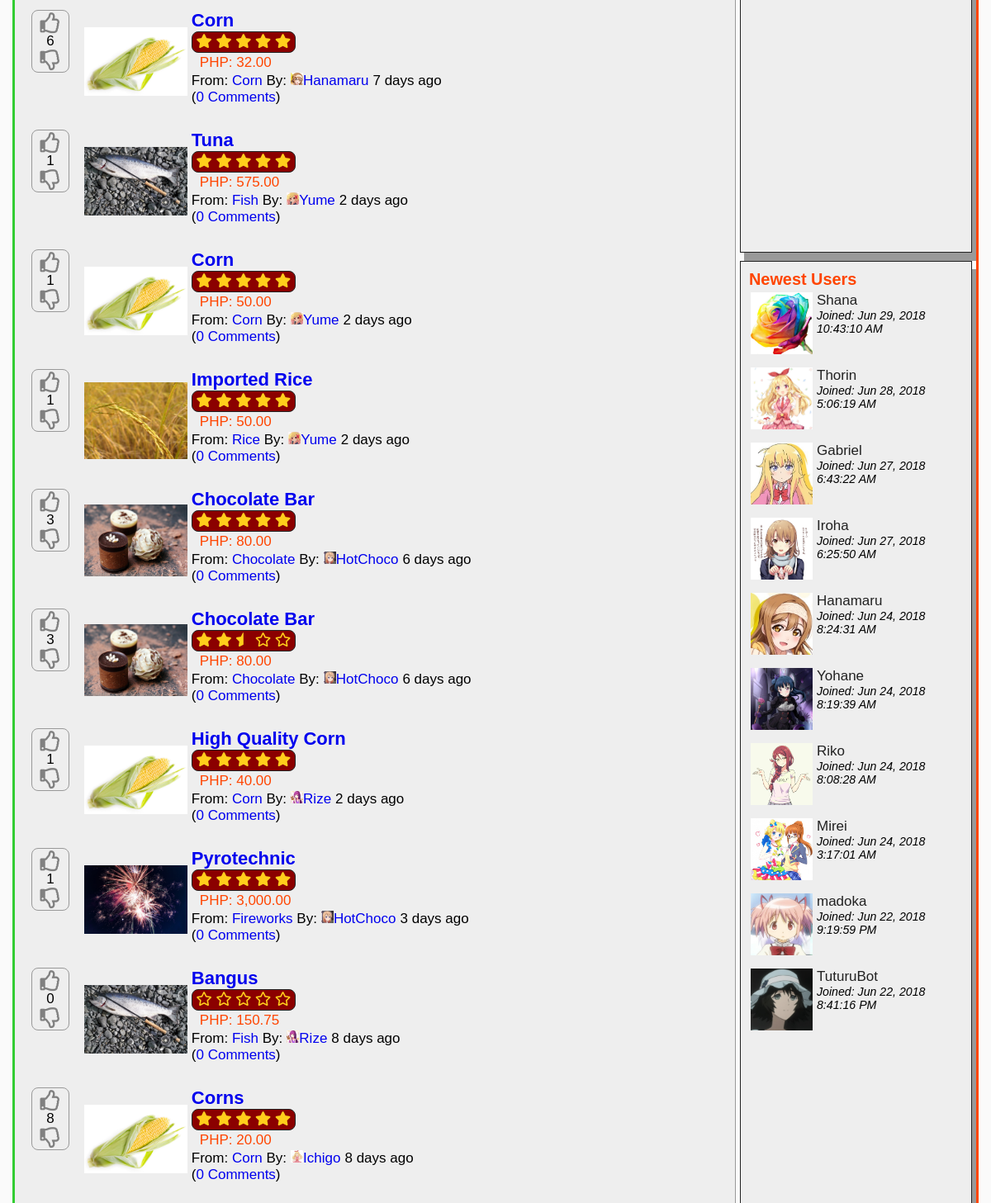
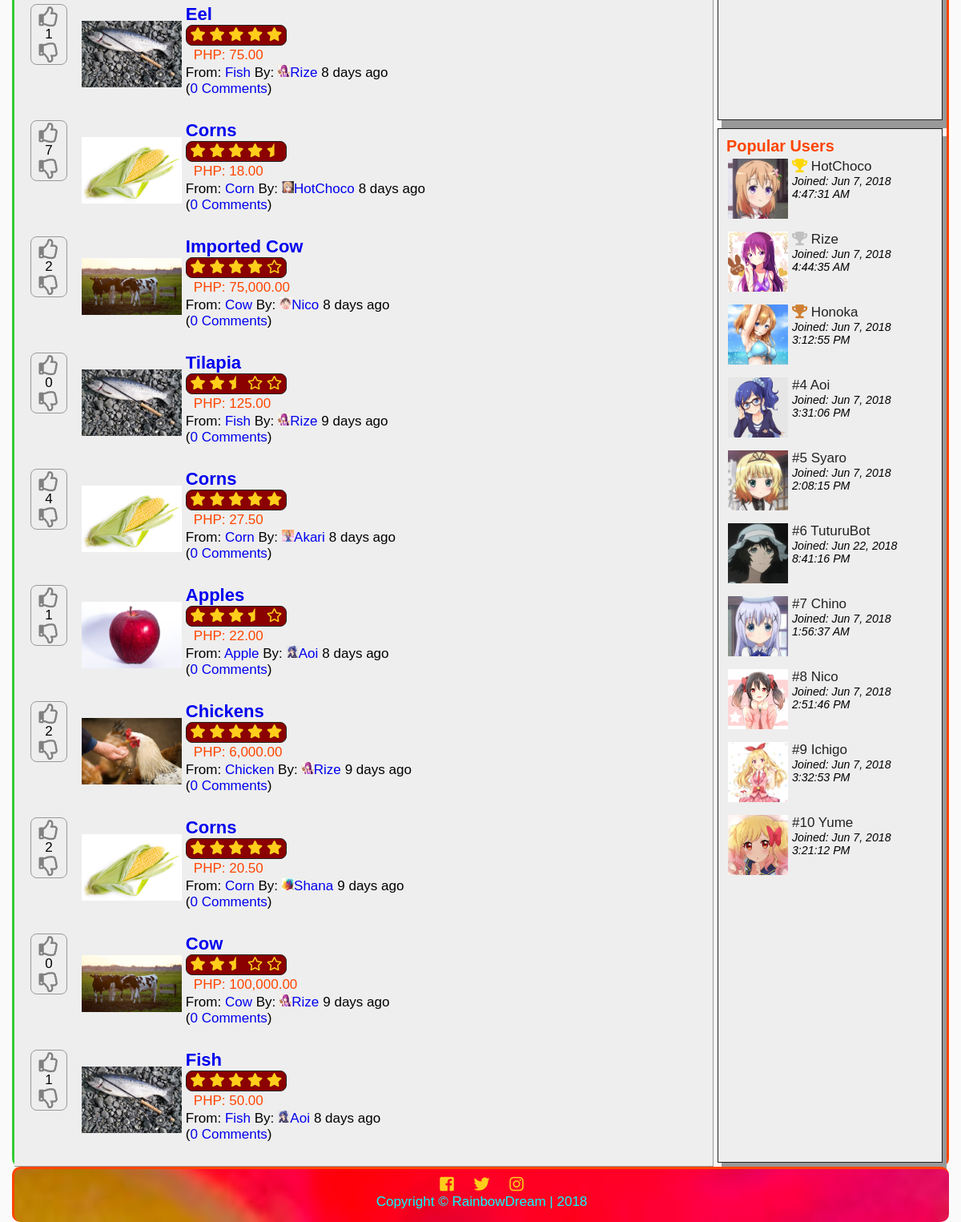
Before: / (lower part) with the older database file (2 pictures, top to bottom).
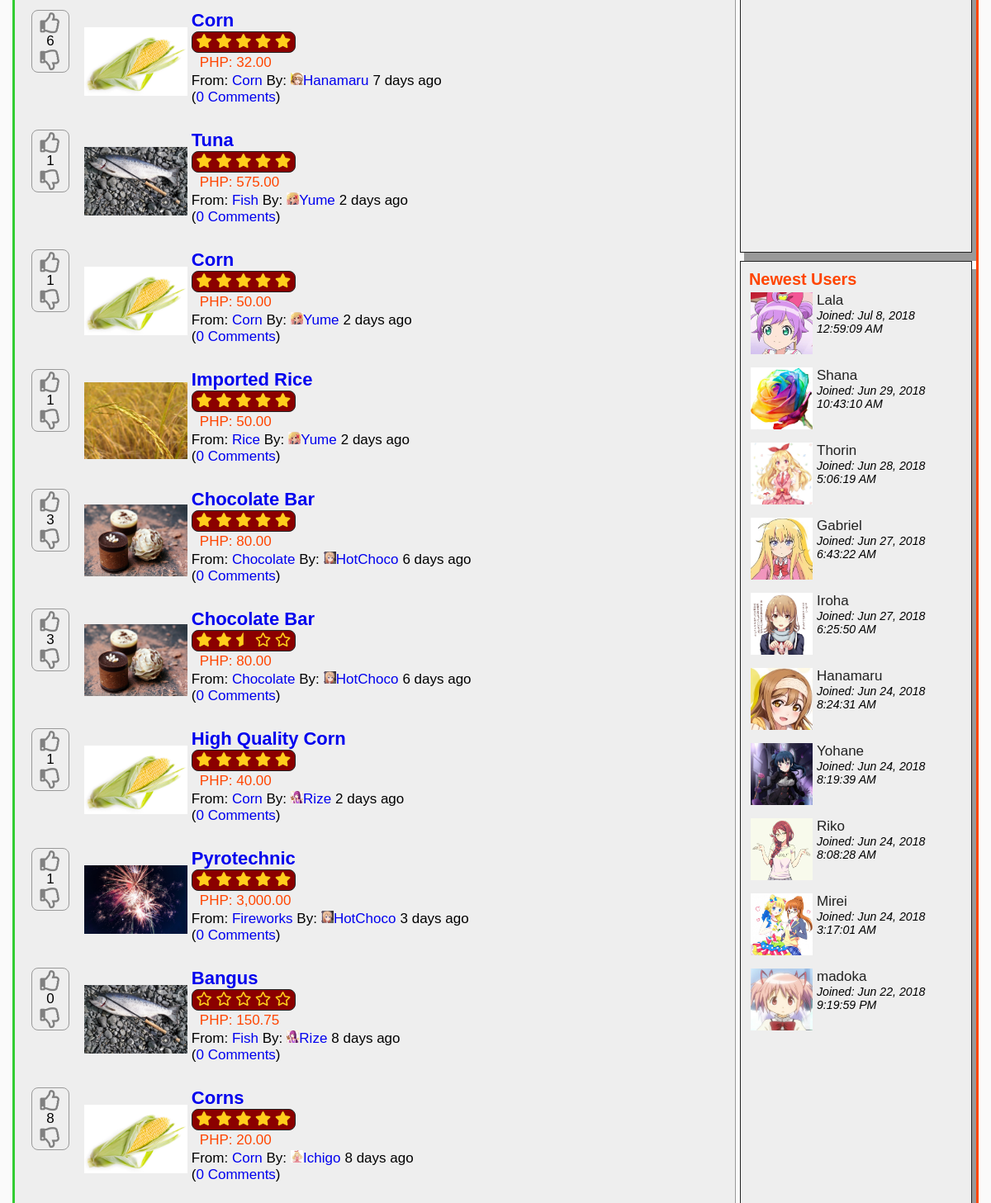
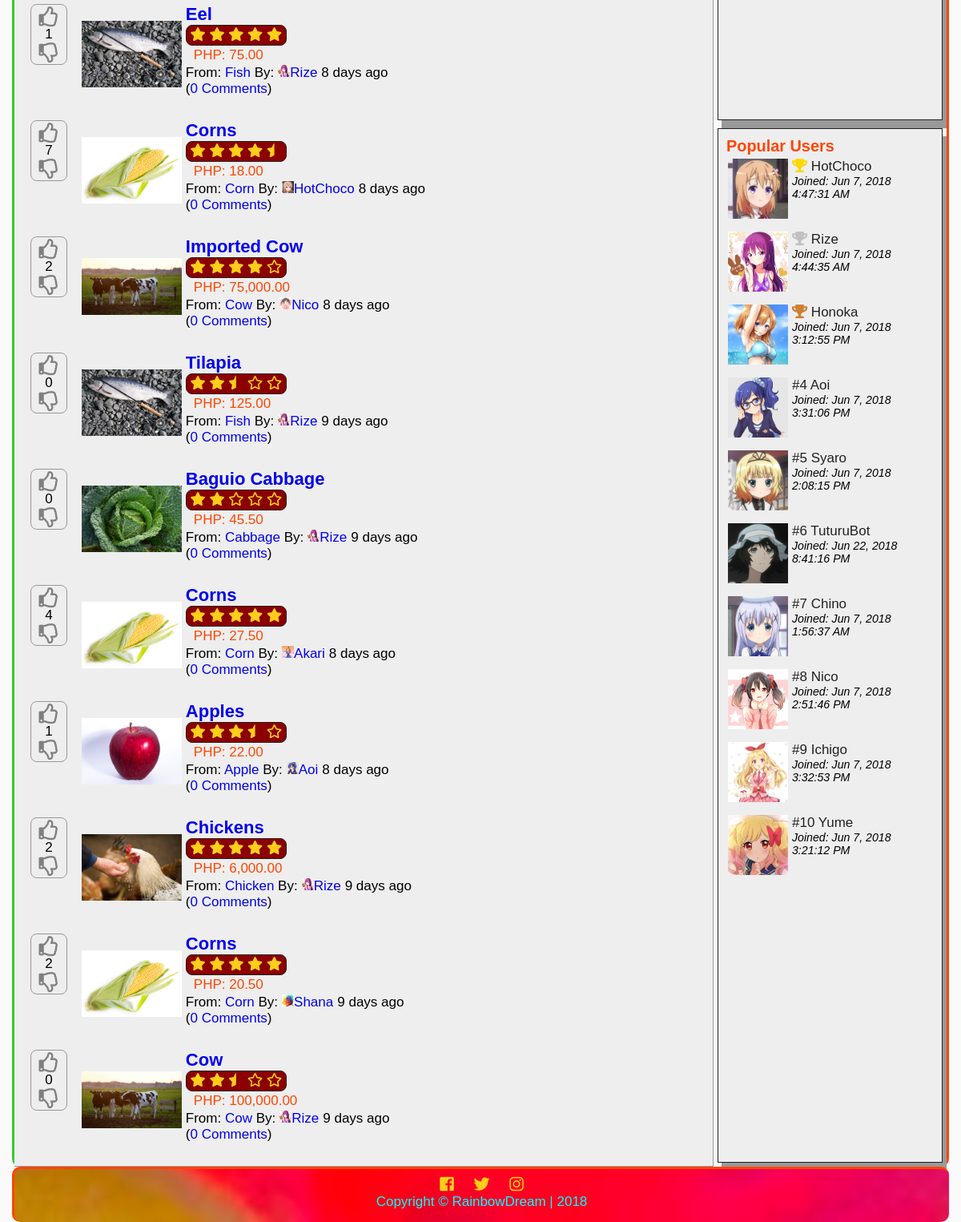
After: the same page with the newer database file (2 pictures, top to bottom).
### tables this page shows
CREATE TABLE `tblpost` (
  `postid` int(11) NOT NULL,
  `forumid` int(11) NOT NULL,
  `title` varchar(150) NOT NULL,
  `datecreated` datetime DEFAULT NULL,
  `description` text NOT NULL,
  `price` decimal(10,2) NOT NULL,
  `img` varchar(150) NOT NULL,
  `starter` int(11) NOT NULL,
  `score` int(11) NOT NULL,
  `views` int(11) NOT NULL,
  `comments` int(11) NOT NULL
);

CREATE TABLE `tblforum` (
  `forumid` int(11) NOT NULL,
  `title` varchar(100) NOT NULL,
  `name` varchar(100) NOT NULL,
  `datecreated` datetime DEFAULT NULL,
  `description` varchar(255) NOT NULL,
  `creator` int(11) NOT NULL,
  `views` int(11) NOT NULL,
  `subscriber` int(11) NOT NULL
);

CREATE TABLE `tbluser` (
  `userid` int(11) NOT NULL,
  `username` varchar(100) NOT NULL,
  `password` varchar(100) NOT NULL,
  `firstname` varchar(100) NOT NULL,
  `middlename` varchar(100) NOT NULL,
  `lastname` varchar(100) NOT NULL,
  `birthday` varchar(20) NOT NULL,
  `datecreated` timestamp NOT NULL DEFAULT '0000-00-00 00:00:00',
  `email` varchar(100) NOT NULL,
  `website` varchar(255) NOT NULL,
  `location` varchar(255) NOT NULL,
  `usertypeid` int(11) NOT NULL,
  `access` int(11) NOT NULL,
  `imgname` varchar(100) NOT NULL,
  `imgtype` varchar(100) NOT NULL,
  `imgpath` varchar(200) NOT NULL,
  `bio` text NOT NULL,
  `is_show_email` tinyint(1) NOT NULL,
  `gender` int(11) NOT NULL,
  `lastupdate` timestamp NOT NULL DEFAULT '0000-00-00 00:00:00',
  `lastonline` timestamp NOT NULL DEFAULT '0000-00-00 00:00:00',
  `profileviews` int(11) NOT NULL
);

### index.php (the view, shortened to what the changed rows need)
<?php
	include'functions.php';
	require_once'connection.php';
?>
<!DOCTYPE html>
<html lang="en">
<head>
  	<link rel="stylesheet" href="css/style.css">
  	<link rel="stylesheet" href="css/fontawesome-all.css">
</head>
<body>
	<div class="main-container">
		<div class="main-content">
			<div class="main-content-grid">
				<div class="content-body">
					<br>
					<div id="list-container">
						<ul id="forum-list">
<?php
$sql = "SELECT postid,tblpost.forumid,upvoteid,downvoteid,name,img,tblpost.title,tblpost.datecreated,username,imgpath,price,comments,score,(((tblpost.views*0.2) + (score*0.8))/((NOW()-tblpost.datecreated)/331536000)) AS trending FROM tblpost
	LEFT JOIN tblforum
		ON tblpost.forumid = tblforum.forumid
	LEFT JOIN tbluser
		ON userid = starter
	LEFT JOIN tblupvotepost
		ON postid = tblupvotepost.post
	LEFT JOIN tbldownvotepost
		ON postid = tbldownvotepost.post
	GROUP BY postid
	ORDER BY trending DESC
	LIMIT 25";
	$result = $conn->query($sql);
	while($row=$result->fetch_object()){
		$id = $row->postid;
		$forumid = $row->forumid;
		$forum = $row->name;
		$ptitle = $row->title;
		$name = $row->username;
		$comments = $row->comments;
		$date = $row->datecreated;
		$score = $row->score;
		$flair= $row->imgpath;
		if(!$flair){
			$flair='img/default.png';
		}
		$pimg=$row->img;
		$price = $row->price;
		echo '<li value="'.$id.'">
 		<div class="forum-post-grid">';
 		if(isset($_SESSION['id'])){
 		$sql2 = "SELECT upvoteid FROM tblupvotepost WHERE user='$uid' and post='$id'";
		$result2 = $conn->query($sql2);
		$upvote = $result2->num_rows;
		$sql3 = "SELECT downvoteid FROM tbldownvotepost WHERE user='$uid' and post='$id'";
		$result3 = $conn->query($sql3);
		$downvote = $result3->num_rows;
 		echo'
 		<div class="vote">';
 			if(!$upvote){
 			echo'<div id="up-'.$id.'" style="color:gray;" value="'.$id.'" onclick="upvotepost(this)" class="upvote"><i class="far fa-thumbs-up"></i></div>';
 			}else{
 			echo'<div id="up-'.$id.'" style="color:orangered;" value="'.$id.'" onclick="upvotepost(this)" class="upvote"><i class="far fa-thumbs-up"></i></div>';
 			}
 			if($score<0){
 				$score=0;
 			}
			echo'
			<div id="score-'.$id.'">'.$score.'</div>';
			if(!$downvote){
			echo'
			<div id="down-'.$id.'" style="color:gray;" value="'.$id.'" onclick="downvotepost(this)" class="downvote"><i class="far fa-thumbs-down"></i>
			</div>';
			}else{
			echo'
			<div id="down-'.$id.'" style="color:blue;" value="'.$id.'" onclick="downvotepost(this)" class="downvote"><i class="far fa-thumbs-down"></i>
			</div>';
			}
			echo'
		</div>';
		}else{
			echo'
		<div class="vote">
 			<div class="upvote" style="color:gray;" onclick="showlogin()">
			<i class="far fa-thumbs-up"></i>
			</div>';
 			if($score<0){
 				$score=0;
 			}
			echo'<div>'.$score.'</div>
			<div class="downvote" style="color:gray;" onclick="showlogin()">
			<i class="far fa-thumbs-down"></i>
		</div>
		</div>';
		}
		echo '<div class="post-image">
			<img src='.$pimg.'>
		</div>';
		echo'<div class="post-right">
		<p class="main-forum-title"><a href="reply.php?id='.$forumid.'&thread='.$id.'">'.$ptitle.'</a></p>';
			$sql3 = "SELECT upvoteid FROM tblupvotepost WHERE post='$id'";
			$result3 = $conn->query($sql3);
			$upvotecount = $result3->num_rows;
			$sql4 = "SELECT downvoteid FROM tbldownvotepost WHERE post='$id'";
			$result4 = $conn->query($sql4);
			$downvotecount = $result4->num_rows;
			$total = $upvotecount + $downvotecount;
			if ($total==0){
				$upvotecount = 1;
				$total = 2;
			}
			$percent = round($upvotecount/$total * 100);
			starsystem($percent);
		echo'<div class="price">PHP: '.number_format($price,2).'</div>';
		echo'<div class="second-line">
			<div class="from">
				From: <a href="forums.php?id='.$forumid.'">
				'.$forum.'</a> By:
			</div>
			<div class="by">
				<a href="profile.php?name='.$name.'">
				<p><div class="flair">
					<img src="'.$flair.'">
				</div>'.$name.'</a>
			</div>
			<div class="when">
				'.time_elapsed_string($date).'
			</div>
		</div>
		<div class="com">
			<p>(<a href="reply.php?id='.$forumid.'&thread='.$id.'">'.$comments.' Comments</a>)</p>
		</div>
		</div>
		</div>
		</li>';
	}
?>
					</ul>
				</div>
				</div>
				<div class="sidebar">
<?php
	$sql="SELECT username,imgpath,datecreated FROM tbluser ORDER BY userid DESC LIMIT 10";
	$result=$conn->query($sql);
	while($row=$result->fetch_object()){
		$name=$row->username;
		$img=$row->imgpath;
		if(!$img){
			$img='img/default.png';
		}
		$date = date("M j, Y", strtotime($row->datecreated));
		$time = date("g:i:s A", strtotime($row->datecreated));
		echo'
		<div>
		<ul class="drop-ul"><li><a href="profile.php?name='.$name.'"><div class="drop-tn"><img src="'.$img.'"></div><p>'.$name.'</a></p><small>Joined: '.$date.'</small><br>
			<small>'.$time.'</small>
		<li></ul>
		</div>';
	}
?>
				</div>
				<div class="sidebar3">
<?php
	$count=1;
	$sql="SELECT username,imgpath,datecreated FROM tbluser ORDER BY profileviews DESC LIMIT 10";
	$result=$conn->query($sql);
	while($row=$result->fetch_object()){
		$name=$row->username;
		$img=$row->imgpath;
		$date = date("M j, Y", strtotime($row->datecreated));
		$time = date("g:i:s A", strtotime($row->datecreated));
		echo'
		<div>
		<ul class="drop-ul"><li><a href="profile.php?name='.$name.'"><div class="drop-tn"><img src="'.$img.'"></div><p>';
		if ($count==1){
			echo'<i class="fas fa-trophy gold"></i>';
		}else if ($count==2){
			echo'<i class="fas fa-trophy silver"></i>';
		}else if ($count==3){
			echo'<i class="fas fa-trophy bronze"></i>';
		}else{
			echo '#'.$count.' ';
		}
		echo ' '.$name.'</a></p><small>Joined: '.$date.'</small><br>
			<small>'.$time.'</small>
		<li></ul>
		</div>';
		$count++;
	}
?>
				</div>
			</div>
		</div>
	</div>
</body>
</html>

### functions.php (shortened to what the changed rows need)
<?php
function time_elapsed_string($datetime, $full = false) {
    $now = new DateTime;
    $ago = new DateTime($datetime);
    $diff = $now->diff($ago);
    $string = array(
        'y' => 'year',
        'm' => 'month',
        'd' => 'day',
        'h' => 'hour',
        'i' => 'minute',
        's' => 'second',
    );
    foreach ($string as $k => &$v) {
        if ($diff->$k) {
            $v = $diff->$k . ' ' . $v . ($diff->$k > 1 ? 's' : '');
        } else {
            unset($string[$k]);
        }
    }
    if (!$full) $string = array_slice($string, 0, 1);
    return $string ? implode(', ', $string) . ' ago' : 'just now';
}
function starsystem($percent){
	echo'<div class="star-system" title="'.$percent.'% of voters likes this">';
	if($percent>=98){
	echo'
		<i class="fas fa-star"></i>
		<i class="fas fa-star"></i>
		<i class="fas fa-star"></i>
		<i class="fas fa-star"></i>
		<i class="fas fa-star"></i>
	';
	}else if($percent>=85 & $percent<98){
	echo'
		<i class="fas fa-star"></i>
		<i class="fas fa-star"></i>
		<i class="fas fa-star"></i>
		<i class="fas fa-star"></i>
		<i class="fas fa-star-half"></i>
	';
	}else if($percent>=75 & $percent<85){
	echo'
		<i class="fas fa-star"></i>
		<i class="fas fa-star"></i>
		<i class="fas fa-star"></i>
		<i class="fas fa-star"></i>
		<i class="far fa-star"></i>
	';
	}else if($percent>=65 & $percent<75){
	echo'
		<i class="fas fa-star"></i>
		<i class="fas fa-star"></i>
		<i class="fas fa-star"></i>
		<i class="fas fa-star-half"></i>
		<i class="far fa-star"></i>
	';
	}else if($percent>=45 & $percent<55){
	echo'
		<i class="fas fa-star"></i>
		<i class="fas fa-star"></i>
		<i class="fas fa-star-half"></i>
		<i class="far fa-star"></i>
		<i class="far fa-star"></i>
	';
	}else if($percent>=35 & $percent<45){
	echo'
		<i class="fas fa-star"></i>
		<i class="fas fa-star"></i>
		<i class="far fa-star"></i>
		<i class="far fa-star"></i>
		<i class="far fa-star"></i>
	';
	}else if($percent<4){
	echo'
		<i class="far fa-star"></i>
		<i class="far fa-star"></i>
		<i class="far fa-star"></i>
		<i class="far fa-star"></i>
		<i class="far fa-star"></i>
	';
	}
	echo'</div>';
}

Changed rows visible on the page:
no longer on this page (row unchanged): tblpost: $id 13 (drawn), score "1", img (picture), title "Fish", price "50.00", forumid.name "Fish", name "Aoi", datecreated "8 days ago", comments "0"
no longer on one of the page's lists (row unchanged): tbluser: username "TuturuBot", datecreated "Jun 22, 2018", datecreated "8:41:16 PM"
now on this page (row edited): tblpost: $id 3 (drawn), score "0", img (picture), title "Baguio Cabbage", price "45.50", forumid.name "Cabbage", name "Rize", datecreated "9 days ago", comments "0"
added tbluser: imgpath (picture), username "Lala", datecreated "Jul 8, 2018", datecreated "12:59:09 AM", shown under "Newest Users"
